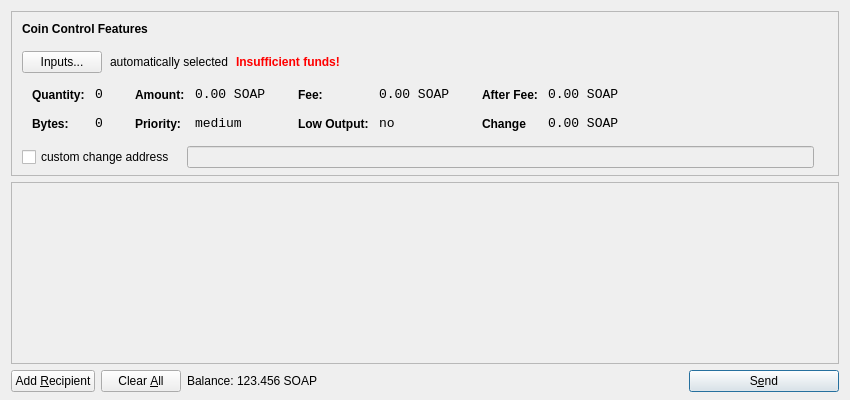
<?xml version="1.0" encoding="UTF-8"?>
<ui version="4.0">
 <class>SendCoinsDialog</class>
 <widget class="QDialog" name="SendCoinsDialog">
  <property name="geometry">
   <rect>
    <x>0</x>
    <y>0</y>
    <width>850</width>
    <height>400</height>
   </rect>
  </property>
  <property name="windowTitle">
   <string>Send Coins</string>
  </property>
  <layout class="QVBoxLayout" name="verticalLayout" stretch="0,1,0">
   <property name="bottomMargin">
    <number>8</number>
   </property>
   <item>
    <widget class="QFrame" name="frameCoinControl">
     <property name="sizePolicy">
      <sizepolicy hsizetype="Expanding" vsizetype="Expanding">
       <horstretch>0</horstretch>
       <verstretch>0</verstretch>
      </sizepolicy>
     </property>
     <property name="maximumSize">
      <size>
       <width>16777215</width>
       <height>16777215</height>
      </size>
     </property>
     <property name="frameShape">
      <enum>QFrame::StyledPanel</enum>
     </property>
     <property name="frameShadow">
      <enum>QFrame::Sunken</enum>
     </property>
     <layout class="QVBoxLayout" name="verticalLayoutCoinControl2">
      <property name="spacing">
       <number>-1</number>
      </property>
      <property name="leftMargin">
       <number>0</number>
      </property>
      <property name="topMargin">
       <number>0</number>
      </property>
      <property name="rightMargin">
       <number>0</number>
      </property>
      <property name="bottomMargin">
       <number>6</number>
      </property>
      <item>
       <layout class="QVBoxLayout" name="verticalLayoutCoinControl" stretch="0,0,0,0,1">
        <property name="spacing">
         <number>0</number>
        </property>
        <property name="leftMargin">
         <number>10</number>
        </property>
        <property name="topMargin">
         <number>10</number>
        </property>
        <item>
         <layout class="QHBoxLayout" name="horizontalLayoutCoinControl1">
          <property name="bottomMargin">
           <number>15</number>
          </property>
          <item>
           <widget class="QLabel" name="labelCoinControlFeatures">
            <property name="sizePolicy">
             <sizepolicy hsizetype="Preferred" vsizetype="Maximum">
              <horstretch>0</horstretch>
              <verstretch>0</verstretch>
             </sizepolicy>
            </property>
            <property name="font">
             <font>
              <weight>75</weight>
              <bold>true</bold>
             </font>
            </property>
            <property name="styleSheet">
             <string notr="true">font-weight:bold;</string>
            </property>
            <property name="text">
             <string>Coin Control Features</string>
            </property>
           </widget>
          </item>
         </layout>
        </item>
        <item>
         <layout class="QHBoxLayout" name="horizontalLayoutCoinControl2" stretch="0,0,0,0">
          <property name="spacing">
           <number>8</number>
          </property>
          <property name="bottomMargin">
           <number>10</number>
          </property>
          <item>
           <widget class="QPushButton" name="pushButtonCoinControl">
            <property name="styleSheet">
             <string notr="true"/>
            </property>
            <property name="text">
             <string>Inputs...</string>
            </property>
           </widget>
          </item>
          <item>
           <widget class="QLabel" name="labelCoinControlAutomaticallySelected">
            <property name="text">
             <string>automatically selected</string>
            </property>
            <property name="margin">
             <number>5</number>
            </property>
           </widget>
          </item>
          <item>
           <widget class="QLabel" name="labelCoinControlInsuffFunds">
            <property name="font">
             <font>
              <weight>75</weight>
              <bold>true</bold>
             </font>
            </property>
            <property name="styleSheet">
             <string notr="true">color:red;font-weight:bold;</string>
            </property>
            <property name="text">
             <string>Insufficient funds!</string>
            </property>
            <property name="margin">
             <number>5</number>
            </property>
           </widget>
          </item>
          <item>
           <spacer name="horizontalSpacerCoinControl">
            <property name="orientation">
             <enum>Qt::Horizontal</enum>
            </property>
            <property name="sizeHint" stdset="0">
             <size>
              <width>40</width>
              <height>1</height>
             </size>
            </property>
           </spacer>
          </item>
         </layout>
        </item>
        <item>
         <widget class="QWidget" name="widgetCoinControl" native="true">
          <property name="sizePolicy">
           <sizepolicy hsizetype="Preferred" vsizetype="Preferred">
            <horstretch>0</horstretch>
            <verstretch>0</verstretch>
           </sizepolicy>
          </property>
          <property name="minimumSize">
           <size>
            <width>0</width>
            <height>0</height>
           </size>
          </property>
          <property name="styleSheet">
           <string notr="true"/>
          </property>
          <layout class="QHBoxLayout" name="horizontalLayoutCoinControl5">
           <property name="margin">
            <number>0</number>
           </property>
           <item>
            <layout class="QHBoxLayout" name="horizontalLayoutCoinControl3" stretch="0,0,0,1">
             <property name="spacing">
              <number>20</number>
             </property>
             <property name="topMargin">
              <number>0</number>
             </property>
             <property name="bottomMargin">
              <number>10</number>
             </property>
             <item>
              <layout class="QFormLayout" name="formLayoutCoinControl1">
               <property name="horizontalSpacing">
                <number>10</number>
               </property>
               <property name="verticalSpacing">
                <number>14</number>
               </property>
               <property name="leftMargin">
                <number>10</number>
               </property>
               <property name="topMargin">
                <number>4</number>
               </property>
               <property name="rightMargin">
                <number>6</number>
               </property>
               <item row="0" column="0">
                <widget class="QLabel" name="labelCoinControlQuantityText">
                 <property name="styleSheet">
                  <string notr="true">font-weight:bold;</string>
                 </property>
                 <property name="text">
                  <string>Quantity:</string>
                 </property>
                 <property name="margin">
                  <number>0</number>
                 </property>
                </widget>
               </item>
               <item row="0" column="1">
                <widget class="QLabel" name="labelCoinControlQuantity">
                 <property name="font">
                  <font>
                   <family>Monospace</family>
                   <pointsize>10</pointsize>
                  </font>
                 </property>
                 <property name="cursor">
                  <cursorShape>IBeamCursor</cursorShape>
                 </property>
                 <property name="contextMenuPolicy">
                  <enum>Qt::ActionsContextMenu</enum>
                 </property>
                 <property name="text">
                  <string>0</string>
                 </property>
                 <property name="margin">
                  <number>0</number>
                 </property>
                 <property name="textInteractionFlags">
                  <set>Qt::LinksAccessibleByMouse|Qt::TextSelectableByKeyboard|Qt::TextSelectableByMouse</set>
                 </property>
                </widget>
               </item>
               <item row="1" column="0">
                <widget class="QLabel" name="labelCoinControlBytesText">
                 <property name="styleSheet">
                  <string notr="true">font-weight:bold;</string>
                 </property>
                 <property name="text">
                  <string>Bytes:</string>
                 </property>
                </widget>
               </item>
               <item row="1" column="1">
                <widget class="QLabel" name="labelCoinControlBytes">
                 <property name="font">
                  <font>
                   <family>Monospace</family>
                   <pointsize>10</pointsize>
                  </font>
                 </property>
                 <property name="cursor">
                  <cursorShape>IBeamCursor</cursorShape>
                 </property>
                 <property name="contextMenuPolicy">
                  <enum>Qt::ActionsContextMenu</enum>
                 </property>
                 <property name="text">
                  <string>0</string>
                 </property>
                 <property name="textInteractionFlags">
                  <set>Qt::LinksAccessibleByMouse|Qt::TextSelectableByKeyboard|Qt::TextSelectableByMouse</set>
                 </property>
                </widget>
               </item>
              </layout>
             </item>
             <item>
              <layout class="QFormLayout" name="formLayoutCoinControl2">
               <property name="horizontalSpacing">
                <number>10</number>
               </property>
               <property name="verticalSpacing">
                <number>14</number>
               </property>
               <property name="leftMargin">
                <number>6</number>
               </property>
               <property name="topMargin">
                <number>4</number>
               </property>
               <property name="rightMargin">
                <number>6</number>
               </property>
               <item row="0" column="0">
                <widget class="QLabel" name="labelCoinControlAmountText">
                 <property name="styleSheet">
                  <string notr="true">font-weight:bold;</string>
                 </property>
                 <property name="text">
                  <string>Amount:</string>
                 </property>
                 <property name="margin">
                  <number>0</number>
                 </property>
                </widget>
               </item>
               <item row="0" column="1">
                <widget class="QLabel" name="labelCoinControlAmount">
                 <property name="font">
                  <font>
                   <family>Monospace</family>
                   <pointsize>10</pointsize>
                  </font>
                 </property>
                 <property name="cursor">
                  <cursorShape>IBeamCursor</cursorShape>
                 </property>
                 <property name="contextMenuPolicy">
                  <enum>Qt::ActionsContextMenu</enum>
                 </property>
                 <property name="text">
                  <string notr="true">0.00 SOAP</string>
                 </property>
                 <property name="textInteractionFlags">
                  <set>Qt::LinksAccessibleByMouse|Qt::TextSelectableByKeyboard|Qt::TextSelectableByMouse</set>
                 </property>
                </widget>
               </item>
               <item row="1" column="0">
                <widget class="QLabel" name="labelCoinControlPriorityText">
                 <property name="styleSheet">
                  <string notr="true">font-weight:bold;</string>
                 </property>
                 <property name="text">
                  <string>Priority:</string>
                 </property>
                </widget>
               </item>
               <item row="1" column="1">
                <widget class="QLabel" name="labelCoinControlPriority">
                 <property name="font">
                  <font>
                   <family>Monospace</family>
                   <pointsize>10</pointsize>
                  </font>
                 </property>
                 <property name="cursor">
                  <cursorShape>IBeamCursor</cursorShape>
                 </property>
                 <property name="contextMenuPolicy">
                  <enum>Qt::ActionsContextMenu</enum>
                 </property>
                 <property name="text">
                  <string>medium</string>
                 </property>
                 <property name="textInteractionFlags">
                  <set>Qt::LinksAccessibleByMouse|Qt::TextSelectableByKeyboard|Qt::TextSelectableByMouse</set>
                 </property>
                </widget>
               </item>
              </layout>
             </item>
             <item>
              <layout class="QFormLayout" name="formLayoutCoinControl3">
               <property name="horizontalSpacing">
                <number>10</number>
               </property>
               <property name="verticalSpacing">
                <number>14</number>
               </property>
               <property name="leftMargin">
                <number>6</number>
               </property>
               <property name="topMargin">
                <number>4</number>
               </property>
               <property name="rightMargin">
                <number>6</number>
               </property>
               <item row="0" column="0">
                <widget class="QLabel" name="labelCoinControlFeeText">
                 <property name="styleSheet">
                  <string notr="true">font-weight:bold;</string>
                 </property>
                 <property name="text">
                  <string>Fee:</string>
                 </property>
                 <property name="margin">
                  <number>0</number>
                 </property>
                </widget>
               </item>
               <item row="0" column="1">
                <widget class="QLabel" name="labelCoinControlFee">
                 <property name="font">
                  <font>
                   <family>Monospace</family>
                   <pointsize>10</pointsize>
                  </font>
                 </property>
                 <property name="cursor">
                  <cursorShape>IBeamCursor</cursorShape>
                 </property>
                 <property name="contextMenuPolicy">
                  <enum>Qt::ActionsContextMenu</enum>
                 </property>
                 <property name="text">
                  <string notr="true">0.00 SOAP</string>
                 </property>
                 <property name="textInteractionFlags">
                  <set>Qt::LinksAccessibleByMouse|Qt::TextSelectableByKeyboard|Qt::TextSelectableByMouse</set>
                 </property>
                </widget>
               </item>
               <item row="1" column="0">
                <widget class="QLabel" name="labelCoinControlLowOutputText">
                 <property name="styleSheet">
                  <string notr="true">font-weight:bold;</string>
                 </property>
                 <property name="text">
                  <string>Low Output:</string>
                 </property>
                </widget>
               </item>
               <item row="1" column="1">
                <widget class="QLabel" name="labelCoinControlLowOutput">
                 <property name="font">
                  <font>
                   <family>Monospace</family>
                   <pointsize>10</pointsize>
                  </font>
                 </property>
                 <property name="cursor">
                  <cursorShape>IBeamCursor</cursorShape>
                 </property>
                 <property name="contextMenuPolicy">
                  <enum>Qt::ActionsContextMenu</enum>
                 </property>
                 <property name="text">
                  <string>no</string>
                 </property>
                 <property name="textInteractionFlags">
                  <set>Qt::LinksAccessibleByMouse|Qt::TextSelectableByKeyboard|Qt::TextSelectableByMouse</set>
                 </property>
                </widget>
               </item>
              </layout>
             </item>
             <item>
              <layout class="QFormLayout" name="formLayoutCoinControl4">
               <property name="horizontalSpacing">
                <number>10</number>
               </property>
               <property name="verticalSpacing">
                <number>14</number>
               </property>
               <property name="leftMargin">
                <number>6</number>
               </property>
               <property name="topMargin">
                <number>4</number>
               </property>
               <property name="rightMargin">
                <number>6</number>
               </property>
               <item row="0" column="0">
                <widget class="QLabel" name="labelCoinControlAfterFeeText">
                 <property name="styleSheet">
                  <string notr="true">font-weight:bold;</string>
                 </property>
                 <property name="text">
                  <string>After Fee:</string>
                 </property>
                 <property name="margin">
                  <number>0</number>
                 </property>
                </widget>
               </item>
               <item row="0" column="1">
                <widget class="QLabel" name="labelCoinControlAfterFee">
                 <property name="font">
                  <font>
                   <family>Monospace</family>
                   <pointsize>10</pointsize>
                  </font>
                 </property>
                 <property name="cursor">
                  <cursorShape>IBeamCursor</cursorShape>
                 </property>
                 <property name="contextMenuPolicy">
                  <enum>Qt::ActionsContextMenu</enum>
                 </property>
                 <property name="text">
                  <string notr="true">0.00 SOAP</string>
                 </property>
                 <property name="textInteractionFlags">
                  <set>Qt::LinksAccessibleByMouse|Qt::TextSelectableByKeyboard|Qt::TextSelectableByMouse</set>
                 </property>
                </widget>
               </item>
               <item row="1" column="0">
                <widget class="QLabel" name="labelCoinControlChangeText">
                 <property name="styleSheet">
                  <string notr="true">font-weight:bold;</string>
                 </property>
                 <property name="text">
                  <string>Change</string>
                 </property>
                </widget>
               </item>
               <item row="1" column="1">
                <widget class="QLabel" name="labelCoinControlChange">
                 <property name="font">
                  <font>
                   <family>Monospace</family>
                   <pointsize>10</pointsize>
                  </font>
                 </property>
                 <property name="cursor">
                  <cursorShape>IBeamCursor</cursorShape>
                 </property>
                 <property name="contextMenuPolicy">
                  <enum>Qt::ActionsContextMenu</enum>
                 </property>
                 <property name="text">
                  <string notr="true">0.00 SOAP</string>
                 </property>
                 <property name="textInteractionFlags">
                  <set>Qt::LinksAccessibleByMouse|Qt::TextSelectableByKeyboard|Qt::TextSelectableByMouse</set>
                 </property>
                </widget>
               </item>
              </layout>
             </item>
            </layout>
           </item>
          </layout>
         </widget>
        </item>
        <item>
         <layout class="QHBoxLayout" name="horizontalLayoutCoinControl4" stretch="0,0,0">
          <property name="spacing">
           <number>12</number>
          </property>
          <property name="sizeConstraint">
           <enum>QLayout::SetDefaultConstraint</enum>
          </property>
          <property name="topMargin">
           <number>5</number>
          </property>
          <property name="rightMargin">
           <number>5</number>
          </property>
          <item>
           <widget class="QCheckBox" name="checkBoxCoinControlChange">
            <property name="text">
             <string>custom change address</string>
            </property>
           </widget>
          </item>
          <item>
           <widget class="QLineEdit" name="lineEditCoinControlChange">
            <property name="enabled">
             <bool>false</bool>
            </property>
            <property name="sizePolicy">
             <sizepolicy hsizetype="Expanding" vsizetype="Fixed">
              <horstretch>0</horstretch>
              <verstretch>0</verstretch>
             </sizepolicy>
            </property>
           </widget>
          </item>
          <item>
           <widget class="QLabel" name="labelCoinControlChangeLabel">
            <property name="sizePolicy">
             <sizepolicy hsizetype="Preferred" vsizetype="Expanding">
              <horstretch>0</horstretch>
              <verstretch>0</verstretch>
             </sizepolicy>
            </property>
            <property name="minimumSize">
             <size>
              <width>0</width>
              <height>0</height>
             </size>
            </property>
            <property name="text">
             <string/>
            </property>
            <property name="margin">
             <number>3</number>
            </property>
           </widget>
          </item>
         </layout>
        </item>
        <item>
         <spacer name="verticalSpacerCoinControl">
          <property name="orientation">
           <enum>Qt::Vertical</enum>
          </property>
          <property name="sizeHint" stdset="0">
           <size>
            <width>800</width>
            <height>1</height>
           </size>
          </property>
         </spacer>
        </item>
       </layout>
      </item>
     </layout>
    </widget>
   </item>
   <item>
    <widget class="QScrollArea" name="scrollArea">
     <property name="widgetResizable">
      <bool>true</bool>
     </property>
     <widget class="QWidget" name="scrollAreaWidgetContents">
      <property name="geometry">
       <rect>
        <x>0</x>
        <y>0</y>
        <width>830</width>
        <height>165</height>
       </rect>
      </property>
      <layout class="QVBoxLayout" name="verticalLayout_2">
       <property name="margin">
        <number>0</number>
       </property>
       <item>
        <layout class="QVBoxLayout" name="entries">
         <property name="spacing">
          <number>6</number>
         </property>
        </layout>
       </item>
       <item>
        <spacer name="verticalSpacer">
         <property name="orientation">
          <enum>Qt::Vertical</enum>
         </property>
         <property name="sizeHint" stdset="0">
          <size>
           <width>20</width>
           <height>40</height>
          </size>
         </property>
        </spacer>
       </item>
      </layout>
     </widget>
    </widget>
   </item>
   <item>
    <layout class="QHBoxLayout" name="horizontalLayout">
     <item>
      <widget class="QPushButton" name="addButton">
       <property name="toolTip">
        <string>Send to multiple recipients at once</string>
       </property>
       <property name="text">
        <string>Add &amp;Recipient</string>
       </property>
       <property name="autoDefault">
        <bool>false</bool>
       </property>
      </widget>
     </item>
     <item>
      <widget class="QPushButton" name="clearButton">
       <property name="sizePolicy">
        <sizepolicy hsizetype="Minimum" vsizetype="Fixed">
         <horstretch>0</horstretch>
         <verstretch>0</verstretch>
        </sizepolicy>
       </property>
       <property name="toolTip">
        <string>Remove all transaction fields</string>
       </property>
       <property name="text">
        <string>Clear &amp;All</string>
       </property>
       <property name="autoRepeatDelay">
        <number>300</number>
       </property>
       <property name="autoDefault">
        <bool>false</bool>
       </property>
      </widget>
     </item>
     <item>
      <layout class="QHBoxLayout" name="horizontalLayout_2">
       <property name="spacing">
        <number>3</number>
       </property>
       <item>
        <widget class="QLabel" name="label">
         <property name="sizePolicy">
          <sizepolicy hsizetype="Preferred" vsizetype="Fixed">
           <horstretch>0</horstretch>
           <verstretch>0</verstretch>
          </sizepolicy>
         </property>
         <property name="text">
          <string>Balance:</string>
         </property>
        </widget>
       </item>
       <item>
        <widget class="QLabel" name="labelBalance">
         <property name="sizePolicy">
          <sizepolicy hsizetype="Preferred" vsizetype="Fixed">
           <horstretch>0</horstretch>
           <verstretch>0</verstretch>
          </sizepolicy>
         </property>
         <property name="cursor">
          <cursorShape>IBeamCursor</cursorShape>
         </property>
         <property name="text">
          <string notr="true">123.456 SOAP</string>
         </property>
         <property name="textInteractionFlags">
          <set>Qt::LinksAccessibleByMouse|Qt::TextSelectableByKeyboard|Qt::TextSelectableByMouse</set>
         </property>
        </widget>
       </item>
      </layout>
     </item>
     <item>
      <spacer name="horizontalSpacer">
       <property name="orientation">
        <enum>Qt::Horizontal</enum>
       </property>
       <property name="sizeHint" stdset="0">
        <size>
         <width>40</width>
         <height>20</height>
        </size>
       </property>
      </spacer>
     </item>
     <item>
      <widget class="QPushButton" name="sendButton">
       <property name="minimumSize">
        <size>
         <width>150</width>
         <height>0</height>
        </size>
       </property>
       <property name="toolTip">
        <string>Confirm the send action</string>
       </property>
       <property name="text">
        <string>S&amp;end</string>
       </property>
       <property name="icon">
        <iconset resource="../bitcoin.qrc">
         <normaloff>:/icons/send</normaloff>:/icons/send</iconset>
       </property>
       <property name="default">
        <bool>true</bool>
       </property>
      </widget>
     </item>
    </layout>
   </item>
  </layout>
 </widget>
 <resources>
  <include location="../bitcoin.qrc"/>
 </resources>
 <connections/>
</ui>
